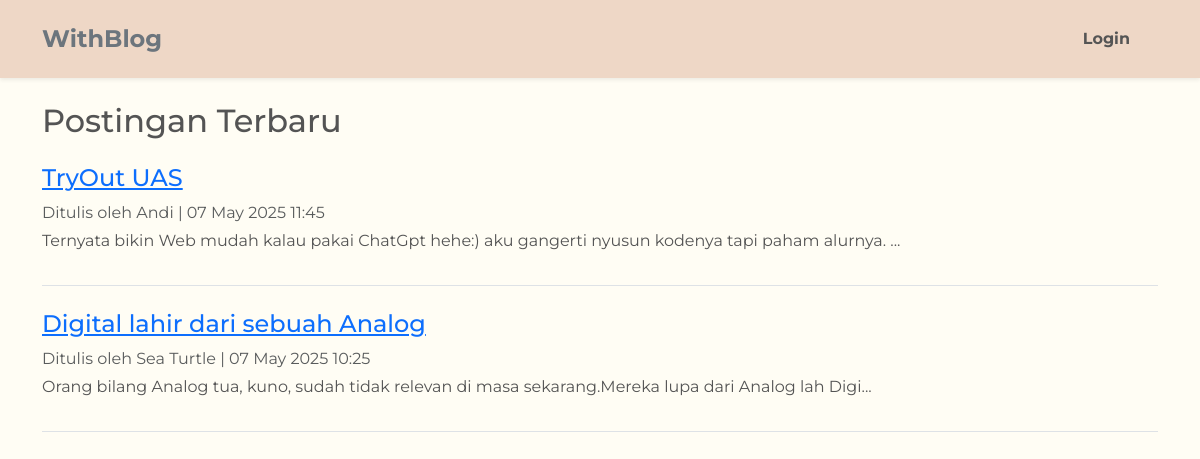
Screenshot of /beranda.php with the database file from the repository.
### tables this page shows
CREATE TABLE `posts` (
  `id` int NOT NULL,
  `user_id` int NOT NULL,
  `title` varchar(64) NOT NULL,
  `content` text,
  `create_at` datetime NOT NULL
);

CREATE TABLE `users` (
  `id` int NOT NULL,
  `fullname` varchar(64) NOT NULL,
  `email` varchar(64) NOT NULL,
  `password` varchar(255) NOT NULL
);

### beranda.php (the view, shortened to what this page needs)
<?php
$fullname = $_SESSION['fullname'] ?? null;
require './config/connection.php';
$query = "SELECT posts.*, users.fullname FROM posts
          JOIN users ON posts.user_id = users.id
          ORDER BY posts.create_at DESC";
$result = $connect->query($query);
?>
<!DOCTYPE html>
<html lang="en">
<head>
    <link href="https://cdn.jsdelivr.net/npm/bootstrap@5.3.2/dist/css/bootstrap.min.css" rel="stylesheet">
    <link href="assets/style.css" rel="stylesheet">
</head>
<body>
<nav class="navbar navbar-expand-lg py-3 shadow-sm">
  <div class="container">
    <a class="navbar-brand d-flex align-items-center" href="beranda.php">
    <span class="fw-bold fs-4 text-secondary">WithBlog</span>
    </a>
    <ul class="navbar-nav d-flex align-items-center gap-3 mb-0">
  <?php if ($fullname): ?>
    <li class="nav-item d-flex align-items-center">
      <a class="nav-link px-2" href="admin/dashboard.php">Halo, <?= htmlspecialchars($fullname) ?></a>
    </li>
    <li class="nav-item d-flex align-items-center">
      <a class="nav-link px-2" href="admin/logout.php">Logout</a>
    </li>
  <?php else: ?>
    <li class="nav-item d-flex align-items-center">
      <a class="nav-link px-2" href="login.php">Login</a>
    </li>
  <?php endif; ?>
</ul>
</div>
</nav>
<div class="container mt-4">
  <h2 class="mb-4">Postingan Terbaru</h2>
  <?php while ($row = $result->fetch_assoc()): ?>
    <div class="mb-4 border-bottom pb-3">
      <h4>
        <a href="post.php?id=<?= $row['id'] ?>">
          <?= htmlspecialchars($row['title']) ?>
        </a>
      </h4>
      <p class="text-muted mb-1">
        Ditulis oleh <?= htmlspecialchars($row['fullname']) ?> |
        <?= date('d M Y H:i', strtotime($row['create_at'])) ?>
      </p>
      <p><?= nl2br(htmlspecialchars(substr($row['content'], 0, 100))) ?>...</p>
    </div>
  <?php endwhile; ?>
</div>
</body>
</html>

### style.css (style rules this page uses)
body { background-color: #FFFDF4; font-family: 'Montserrat', sans-serif; color: #545454; }
.navbar { background-color: rgb(238, 215, 198); font-weight: 600; }
.nav-link { color: #555 !important; font-weight: bold; margin-right: 20px; }

### rows the page displays
posts: title "TryOut UAS", user.fullname "Andi", create_at "07 May 2025 11:45", content "Ternyata bikin Web mudah kalau pakai ChatGpt hehe:) aku gangerti nyusun kodenya tapi paham alurnya."
posts: title "Digital lahir dari sebuah Analog", user.fullname "Sea Turtle", create_at "07 May 2025 10:25", content "Orang bilang Analog tua, kuno, sudah tidak relevan di masa sekarang.Mereka lupa dari Analog lah Digi"
